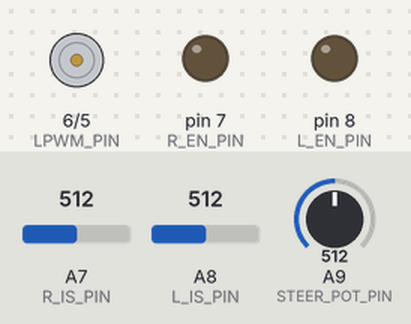
Recording of a program running on a simulated Teensy 4. Parts: motor-driver pin pairs drawn as motors (green arrow = first pin HIGH = forward, orange = second pin HIGH = backward, longer = more drive), output pins drawn as LEDs (lit = HIGH). The test bench sets the inputs (shaded band); at power-on: A7 (R_IS_PIN) = 512, A8 (L_IS_PIN) = 512, A9 (STEER_POT_PIN) = 512 (analog values on the 0–1023 scale). What the program prints to the serial monitor is not drawn.

Above: at 3.0 s.
At 7.5 s:
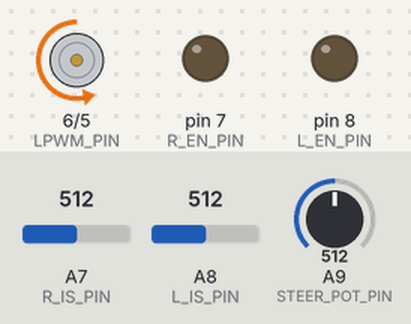
Timing chart, 0 to 9.4 s (numbered marks = the images above):
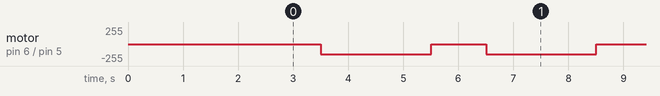

The program:

main.cpp
```cpp
// teensy41_ibt2_gen2
// IBT-2 (BTS7960B) Next Generation test — NOT integrated into tractor firmware yet.
//
// Demonstrates full 6-pin IBT-2 control:
//   - RPWM / LPWM : PWM drive (existing, pins 5 & 6)
//   - R_EN / L_EN : enable control via open-drain + 10kΩ pull-up to 5V (pins 7 & 8)
//   - R_IS / L_IS : current sense via 10kΩ/10kΩ voltage divider (pins A7=21 & A8=22)
//
// Wiring required before use:
//   R_EN (pin 7) and L_EN (pin 8): each with 10kΩ pull-up to 5V (open-drain)
//   R_IS (pin 21) and L_IS (pin 22): each with 10kΩ/10kΩ voltage divider to GND
//
// 3.3V safety: EN pins only driven LOW (never HIGH to 5V)
//              IS pins clamped to ~2.5V max via divider
//
// Test sequence: ramp right, hold, detect stall, auto-recover, ramp left, repeat.

#include <Arduino.h>

// -------------------------------------------------------------------
// Pin definitions

#define RPWM_PIN      5    // IBT-2 right PWM
#define LPWM_PIN      6    // IBT-2 left PWM
#define R_EN_PIN      7    // IBT-2 right enable (open-drain, 10kΩ pull-up to 5V)
#define L_EN_PIN      8    // IBT-2 left enable  (open-drain, 10kΩ pull-up to 5V)
#define R_IS_PIN      A7   // IBT-2 right current sense (10kΩ/10kΩ divider)
#define L_IS_PIN      A8   // IBT-2 left current sense  (10kΩ/10kΩ divider)
#define STEER_POT_PIN A9   // Steering potentiometer

// -------------------------------------------------------------------
// IBT-2 configuration

#define PWM_TEST       150  // Test PWM value (confirmed moves wheel when stationary)
#define STALL_POT_THRESHOLD   3    // pot counts — below this = considered stalled
#define STALL_TIME_MS      2000    // ms before declaring stall
#define IS_STALL_THRESHOLD  512    // ADC value (~1.65V after divider) — tune from field data
#define FAULT_RECOVERY_MS   150    // ms to hold EN LOW when clearing fault

// -------------------------------------------------------------------
// State

int    lastPot          = 0;
unsigned long stallStart = 0;
bool   stalledFlag       = false;
bool   ibt2Enabled       = false;

// -------------------------------------------------------------------
// IBT-2 enable control (open-drain)
// HIGH → release pin → pull-up takes EN to 5V → IBT-2 enabled
// LOW  → sink pin to GND → EN = 0V → IBT-2 disabled / fault cleared

void ibt2Enable() {
    // Release both EN pins — pull-ups take them to 5V
    pinMode(R_EN_PIN, INPUT);
    pinMode(L_EN_PIN, INPUT);
    ibt2Enabled = true;
    Serial.println("IBT-2: ENABLED (EN pins released to 5V pull-up)");
}

void ibt2Disable() {
    analogWrite(RPWM_PIN, 0);
    analogWrite(LPWM_PIN, 0);
    pinMode(R_EN_PIN, OUTPUT); digitalWrite(R_EN_PIN, LOW);
    pinMode(L_EN_PIN, OUTPUT); digitalWrite(L_EN_PIN, LOW);
    ibt2Enabled = false;
    Serial.println("IBT-2: DISABLED (EN pins pulled LOW)");
}

void ibt2ClearFault() {
    // Cycle EN LOW → wait → release → clears BTS7960 overcurrent latch
    Serial.println("IBT-2: clearing fault latch...");
    analogWrite(RPWM_PIN, 0);
    analogWrite(LPWM_PIN, 0);
    pinMode(R_EN_PIN, OUTPUT); digitalWrite(R_EN_PIN, LOW);
    pinMode(L_EN_PIN, OUTPUT); digitalWrite(L_EN_PIN, LOW);
    delay(FAULT_RECOVERY_MS);
    ibt2Enable();
    Serial.println("IBT-2: fault cleared, re-enabled");
}

// -------------------------------------------------------------------
// Current sense reading
// Returns actual IS voltage estimate (before divider) in volts
// Divider halves the voltage, so multiply ADC reading back by 2

float readCurrentSense(int pin) {
    int raw = analogRead(pin);
    float vDivided = (raw / 1023.0f) * 3.3f;   // voltage at Teensy pin
    float vActual  = vDivided * 2.0f;            // actual IS voltage (before divider)
    return vActual;
}

// -------------------------------------------------------------------
// Stall detection
// Returns true if motor appears stalled (pot not moving while PWM applied)

bool checkStall(int currentPot, int pwm) {
    if (pwm == 0) {
        stallStart = 0;
        stalledFlag = false;
        return false;
    }

    if (abs(currentPot - lastPot) > STALL_POT_THRESHOLD) {
        // Pot is moving — reset stall timer
        stallStart  = millis();
        stalledFlag = false;
    } else if (stallStart == 0) {
        stallStart = millis();
    } else if (millis() - stallStart > STALL_TIME_MS) {
        stalledFlag = true;
    }

    lastPot = currentPot;
    return stalledFlag;
}

// -------------------------------------------------------------------
// Setup

void setup() {
    Serial.begin(115200);
    while (!Serial && millis() < 4000);
    Serial.println("=== IBT-2 Gen2 Test ===");
    Serial.println("Pins: RPWM=5 LPWM=6 R_EN=7 L_EN=8 R_IS=A7 L_IS=A8 POT=A9");
    Serial.println("Wiring required: 10kΩ pull-ups on EN, 10kΩ/10kΩ dividers on IS");
    Serial.println("");

    pinMode(RPWM_PIN, OUTPUT);
    pinMode(LPWM_PIN, OUTPUT);
    analogWrite(RPWM_PIN, 0);
    analogWrite(LPWM_PIN, 0);

    analogReadResolution(10);   // 0–1023

    // Start with IBT-2 enabled
    ibt2Enable();
    delay(500);

    lastPot    = analogRead(STEER_POT_PIN);
    stallStart = millis();

    Serial.println("Starting test in 2 seconds...");
    delay(2000);
}

// -------------------------------------------------------------------
// Main loop: ramp right → stall check → recover → ramp left → repeat

enum TestState { MOVING_RIGHT, MOVING_LEFT, RECOVERING };
TestState state    = MOVING_RIGHT;
unsigned long stateStart = 0;
const unsigned long MOVE_DURATION_MS = 4000;  // run each direction 4 seconds

void loop() {
    unsigned long now = millis();
    int pot    = analogRead(STEER_POT_PIN);
    float rIS  = readCurrentSense(R_IS_PIN);
    float lIS  = readCurrentSense(L_IS_PIN);
    int   pwm  = 0;

    // --- State machine ---
    switch (state) {
        case MOVING_RIGHT:
            pwm = PWM_TEST;
            analogWrite(LPWM_PIN, 0);
            analogWrite(RPWM_PIN, pwm);

            if (checkStall(pot, pwm)) {
                Serial.println("STALL detected (right) — recovering");
                ibt2ClearFault();
                stalledFlag = false;
                stallStart  = 0;
                state       = RECOVERING;
                stateStart  = now;
            } else if (now - stateStart > MOVE_DURATION_MS) {
                analogWrite(RPWM_PIN, 0);
                Serial.println("--- switching to LEFT ---");
                state      = MOVING_LEFT;
                stateStart = now;
                stallStart = 0;
            }
            break;

        case MOVING_LEFT:
            pwm = PWM_TEST;
            analogWrite(RPWM_PIN, 0);
            analogWrite(LPWM_PIN, pwm);

            if (checkStall(pot, pwm)) {
                Serial.println("STALL detected (left) — recovering");
                ibt2ClearFault();
                stalledFlag = false;
                stallStart  = 0;
                state       = RECOVERING;
                stateStart  = now;
            } else if (now - stateStart > MOVE_DURATION_MS) {
                analogWrite(LPWM_PIN, 0);
                Serial.println("--- switching to RIGHT ---");
                state      = MOVING_RIGHT;
                stateStart = now;
                stallStart = 0;
            }
            break;

        case RECOVERING:
            // Brief pause after fault recovery before restarting
            analogWrite(RPWM_PIN, 0);
            analogWrite(LPWM_PIN, 0);
            if (now - stateStart > 1000) {
                Serial.println("--- resuming RIGHT after recovery ---");
                state      = MOVING_RIGHT;
                stateStart = now;
                stallStart = 0;
            }
            break;
    }

    // --- Status print every second ---
    static unsigned long lastPrint = 0;
    if (now - lastPrint >= 1000) {
        Serial.print("pot="); Serial.print(pot);
        Serial.print("  R_IS="); Serial.print(rIS, 2); Serial.print("V");
        Serial.print("  L_IS="); Serial.print(lIS, 2); Serial.print("V");
        Serial.print("  pwm="); Serial.print(pwm);
        Serial.print("  state=");
        Serial.print(state == MOVING_RIGHT ? "RIGHT" : state == MOVING_LEFT ? "LEFT" : "RECOVER");
        Serial.print("  stalled="); Serial.println(stalledFlag ? "YES" : "no");
        lastPrint = now;
    }
}
```

Measured:
- by itself, motor on pin 6 (LPWM_PIN) / pin 5 (RPWM_PIN): alternates backward 150/255 for 2.0 s and stopped for 1.0 s
